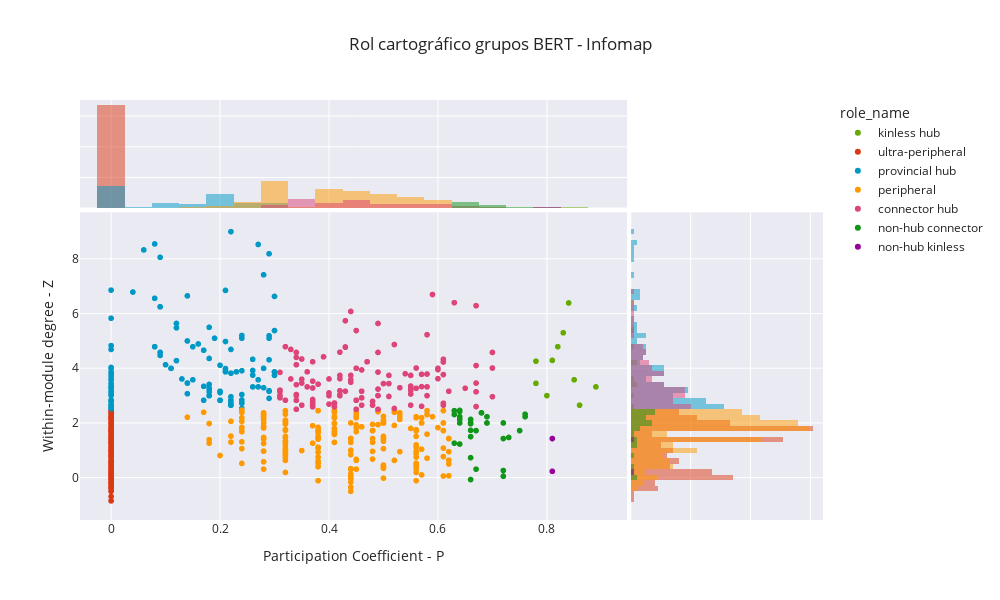

The notebook cell saved with this chart:
### Code cell
fig = px.scatter(bert_roles, x="participation_coefficient", y="intra_degree", width=1000, height=600, color="role_name", marginal_x="histogram",marginal_y="histogram", title="Rol cartográfico grupos BERT - Infomap", color_discrete_map=color_discrete_map)
fig.update_layout(xaxis_title="Participation Coefficient - P", yaxis_title="Within-module degree - Z")

fig.show()
fig.write_html(reports_comunidades + "rol_cartografico_berts_infomap_interactivo.html")

### Figure 1 — Plotly figure (JSON) as saved in the notebook; plotly's stock layout.template omitted (floating-point values rounded to 4 significant figures; data arrays with more than 128 entries replaced by an {"elided": "..."} marker saying what was removed)
{"data": [{"hovertemplate": "role_name=kinless hub<br>participation_coefficient=%{x}<br>intra_degree=%{y}<extra></extra>", "legendgroup": "kinless hub", "marker": {"color": "#66AA00", "symbol": "circle"}, "mode": "markers", "name": "kinless hub", "showlegend": true, "type": "scattergl", "x": [0.83, 0.78, 0.86, 0.82, 0.89, 0.85, 0.81, 0.8, 0.84, 0.78], "xaxis": "x", "y": [5.3, 4.26, 2.65, 4.79, 3.32, 3.58, 4.29, 3, 6.39, 3.45], "yaxis": "y"}, {"alignmentgroup": "True", "bingroup": "x", "hovertemplate": "role_name=kinless hub<br>participation_coefficient=%{x}<br>count=%{y}<extra></extra>", "legendgroup": "kinless hub", "marker": {"color": "#66AA00"}, "name": "kinless hub", "offsetgroup": "kinless hub", "opacity": 0.5, "showlegend": false, "type": "histogram", "x": [0.83, 0.78, 0.86, 0.82, 0.89, 0.85, 0.81, 0.8, 0.84, 0.78], "xaxis": "x3", "yaxis": "y3"}, {"alignmentgroup": "True", "bingroup": "y", "hovertemplate": "role_name=kinless hub<br>intra_degree=%{y}<br>count=%{x}<extra></extra>", "legendgroup": "kinless hub", "marker": {"color": "#66AA00"}, "name": "kinless hub", "offsetgroup": "kinless hub", "opacity": 0.5, "showlegend": false, "type": "histogram", "xaxis": "x2", "y": [5.3, 4.26, 2.65, 4.79, 3.32, 3.58, 4.29, 3, 6.39, 3.45], "yaxis": "y2"}, {"hovertemplate": "role_name=ultra-peripheral<br>participation_coefficient=%{x}<br>intra_degree=%{y}<extra></extra>", "legendgroup": "ultra-peripheral", "marker": {"color": "#DC3912", "symbol": "circle"}, "mode": "markers", "name": "ultra-peripheral", "showlegend": true, "type": "scattergl", "x": {"elided": "335 int values"}, "xaxis": "x", "y": {"elided": "335 float values"}, "yaxis": "y"}, {"alignmentgroup": "True", "bingroup": "x", "hovertemplate": "role_name=ultra-peripheral<br>participation_coefficient=%{x}<br>count=%{y}<extra></extra>", "legendgroup": "ultra-peripheral", "marker": {"color": "#DC3912"}, "name": "ultra-peripheral", "offsetgroup": "ultra-peripheral", "opacity": 0.5, "showlegend": false, "type": "histogram", "x": {"elided": "335 int values"}, "xaxis": "x3", "yaxis": "y3"}, {"alignmentgroup": "True", "bingroup": "y", "hovertemplate": "role_name=ultra-peripheral<br>intra_degree=%{y}<br>count=%{x}<extra></extra>", "legendgroup": "ultra-peripheral", "marker": {"color": "#DC3912"}, "name": "ultra-peripheral", "offsetgroup": "ultra-peripheral", "opacity": 0.5, "showlegend": false, "type": "histogram", "xaxis": "x2", "y": {"elided": "335 float values"}, "yaxis": "y2"}, {"hovertemplate": "role_name=provincial hub<br>participation_coefficient=%{x}<br>intra_degree=%{y}<extra></extra>", "legendgroup": "provincial hub", "marker": {"color": "#0099C6", "symbol": "circle"}, "mode": "markers", "name": "provincial hub", "showlegend": true, "type": "scattergl", "x": {"elided": "184 float values"}, "xaxis": "x", "y": {"elided": "184 float values"}, "yaxis": "y"}, {"alignmentgroup": "True", "bingroup": "x", "hovertemplate": "role_name=provincial hub<br>participation_coefficient=%{x}<br>count=%{y}<extra></extra>", "legendgroup": "provincial hub", "marker": {"color": "#0099C6"}, "name": "provincial hub", "offsetgroup": "provincial hub", "opacity": 0.5, "showlegend": false, "type": "histogram", "x": {"elided": "184 float values"}, "xaxis": "x3", "yaxis": "y3"}, {"alignmentgroup": "True", "bingroup": "y", "hovertemplate": "role_name=provincial hub<br>intra_degree=%{y}<br>count=%{x}<extra></extra>", "legendgroup": "provincial hub", "marker": {"color": "#0099C6"}, "name": "provincial hub", "offsetgroup": "provincial hub", "opacity": 0.5, "showlegend": false, "type": "histogram", "xaxis": "x2", "y": {"elided": "184 float values"}, "yaxis": "y2"}, {"hovertemplate": "role_name=peripheral<br>participation_coefficient=%{x}<br>intra_degree=%{y}<extra></extra>", "legendgroup": "peripheral", "marker": {"color": "#FF9900", "symbol": "circle"}, "mode": "markers", "name": "peripheral", "showlegend": true, "type": "scattergl", "x": {"elided": "346 float values"}, "xaxis": "x", "y": {"elided": "346 float values"}, "yaxis": "y"}, {"alignmentgroup": "True", "bingroup": "x", "hovertemplate": "role_name=peripheral<br>participation_coefficient=%{x}<br>count=%{y}<extra></extra>", "legendgroup": "peripheral", "marker": {"color": "#FF9900"}, "name": "peripheral", "offsetgroup": "peripheral", "opacity": 0.5, "showlegend": false, "type": "histogram", "x": {"elided": "346 float values"}, "xaxis": "x3", "yaxis": "y3"}, {"alignmentgroup": "True", "bingroup": "y", "hovertemplate": "role_name=peripheral<br>intra_degree=%{y}<br>count=%{x}<extra></extra>", "legendgroup": "peripheral", "marker": {"color": "#FF9900"}, "name": "peripheral", "offsetgroup": "peripheral", "opacity": 0.5, "showlegend": false, "type": "histogram", "xaxis": "x2", "y": {"elided": "346 float values"}, "yaxis": "y2"}, {"hovertemplate": "role_name=connector hub<br>participation_coefficient=%{x}<br>intra_degree=%{y}<extra></extra>", "legendgroup": "connector hub", "marker": {"color": "#DD4477", "symbol": "circle"}, "mode": "markers", "name": "connector hub", "showlegend": true, "type": "scattergl", "x": {"elided": "133 float values"}, "xaxis": "x", "y": {"elided": "133 float values"}, "yaxis": "y"}, {"alignmentgroup": "True", "bingroup": "x", "hovertemplate": "role_name=connector hub<br>participation_coefficient=%{x}<br>count=%{y}<extra></extra>", "legendgroup": "connector hub", "marker": {"color": "#DD4477"}, "name": "connector hub", "offsetgroup": "connector hub", "opacity": 0.5, "showlegend": false, "type": "histogram", "x": {"elided": "133 float values"}, "xaxis": "x3", "yaxis": "y3"}, {"alignmentgroup": "True", "bingroup": "y", "hovertemplate": "role_name=connector hub<br>intra_degree=%{y}<br>count=%{x}<extra></extra>", "legendgroup": "connector hub", "marker": {"color": "#DD4477"}, "name": "connector hub", "offsetgroup": "connector hub", "opacity": 0.5, "showlegend": false, "type": "histogram", "xaxis": "x2", "y": {"elided": "133 float values"}, "yaxis": "y2"}, {"hovertemplate": "role_name=non-hub connector<br>participation_coefficient=%{x}<br>intra_degree=%{y}<extra></extra>", "legendgroup": "non-hub connector", "marker": {"color": "#109618", "symbol": "circle"}, "mode": "markers", "name": "non-hub connector", "showlegend": true, "type": "scattergl", "x": [0.64, 0.68, 0.66, 0.69, 0.75, 0.64, 0.63, 0.64, 0.66, 0.64, 0.64, 0.64, 0.69, 0.66, 0.67, 0.76, 0.66, 0.72, 0.72, 0.76, 0.63, 0.72, 0.63, 0.66, 0.66, 0.64, 0.68, 0.73, 0.69, 0.66, 0.72, 0.66, 0.67], "xaxis": "x", "y": [2.42, 2.37, 2.13, 2.23, 1.72, 2, 2.45, 2.45, 1.5, 2.13, 1.23, 2.23, 2, 0.73, 0.31, 2.23, -0.07, 0.26, 1.43, 2.32, 1.26, 0.05, 2.31, 1.97, 1.73, 2.46, 2.37, 1.47, 2, 2, 2, 2, 1.72], "yaxis": "y"}, {"alignmentgroup": "True", "bingroup": "x", "hovertemplate": "role_name=non-hub connector<br>participation_coefficient=%{x}<br>count=%{y}<extra></extra>", "legendgroup": "non-hub connector", "marker": {"color": "#109618"}, "name": "non-hub connector", "offsetgroup": "non-hub connector", "opacity": 0.5, "showlegend": false, "type": "histogram", "x": [0.64, 0.68, 0.66, 0.69, 0.75, 0.64, 0.63, 0.64, 0.66, 0.64, 0.64, 0.64, 0.69, 0.66, 0.67, 0.76, 0.66, 0.72, 0.72, 0.76, 0.63, 0.72, 0.63, 0.66, 0.66, 0.64, 0.68, 0.73, 0.69, 0.66, 0.72, 0.66, 0.67], "xaxis": "x3", "yaxis": "y3"}, {"alignmentgroup": "True", "bingroup": "y", "hovertemplate": "role_name=non-hub connector<br>intra_degree=%{y}<br>count=%{x}<extra></extra>", "legendgroup": "non-hub connector", "marker": {"color": "#109618"}, "name": "non-hub connector", "offsetgroup": "non-hub connector", "opacity": 0.5, "showlegend": false, "type": "histogram", "xaxis": "x2", "y": [2.42, 2.37, 2.13, 2.23, 1.72, 2, 2.45, 2.45, 1.5, 2.13, 1.23, 2.23, 2, 0.73, 0.31, 2.23, -0.07, 0.26, 1.43, 2.32, 1.26, 0.05, 2.31, 1.97, 1.73, 2.46, 2.37, 1.47, 2, 2, 2, 2, 1.72], "yaxis": "y2"}, {"hovertemplate": "role_name=non-hub kinless<br>participation_coefficient=%{x}<br>intra_degree=%{y}<extra></extra>", "legendgroup": "non-hub kinless", "marker": {"color": "#990099", "symbol": "circle"}, "mode": "markers", "name": "non-hub kinless", "showlegend": true, "type": "scattergl", "x": [0.81, 0.81], "xaxis": "x", "y": [1.43, 0.23], "yaxis": "y"}, {"alignmentgroup": "True", "bingroup": "x", "hovertemplate": "role_name=non-hub kinless<br>participation_coefficient=%{x}<br>count=%{y}<extra></extra>", "legendgroup": "non-hub kinless", "marker": {"color": "#990099"}, "name": "non-hub kinless", "offsetgroup": "non-hub kinless", "opacity": 0.5, "showlegend": false, "type": "histogram", "x": [0.81, 0.81], "xaxis": "x3", "yaxis": "y3"}, {"alignmentgroup": "True", "bingroup": "y", "hovertemplate": "role_name=non-hub kinless<br>intra_degree=%{y}<br>count=%{x}<extra></extra>", "legendgroup": "non-hub kinless", "marker": {"color": "#990099"}, "name": "non-hub kinless", "offsetgroup": "non-hub kinless", "opacity": 0.5, "showlegend": false, "type": "histogram", "xaxis": "x2", "y": [1.43, 0.23], "yaxis": "y2"}], "layout": {"barmode": "overlay", "height": 600, "legend": {"title": {"text": "role_name"}, "tracegroupgap": 0}, "title": {"text": "Rol cartográfico grupos BERT - Infomap"}, "width": 1000, "xaxis": {"anchor": "y", "domain": [0, 0.7363], "title": {"text": "Participation Coefficient - P"}}, "xaxis2": {"anchor": "y2", "domain": [0.7413, 1], "matches": "x2", "showline": false, "showticklabels": false, "ticks": ""}, "xaxis3": {"anchor": "y3", "domain": [0, 0.7363], "matches": "x", "showticklabels": false}, "xaxis4": {"anchor": "y4", "domain": [0.7413, 1], "matches": "x2", "showline": false, "showticklabels": false, "ticks": ""}, "yaxis": {"anchor": "x", "domain": [0, 0.7326], "title": {"text": "Within-module degree - Z"}}, "yaxis2": {"anchor": "x2", "domain": [0, 0.7326], "matches": "y", "showticklabels": false}, "yaxis3": {"anchor": "x3", "domain": [0.7426, 1], "matches": "y3", "showline": false, "showticklabels": false, "ticks": ""}, "yaxis4": {"anchor": "x4", "domain": [0.7426, 1], "matches": "y3", "showline": false, "showticklabels": false, "ticks": ""}}}
